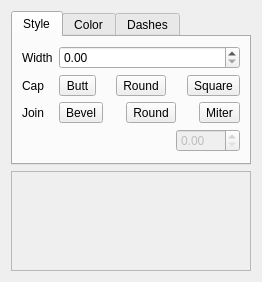
<?xml version="1.0" encoding="UTF-8"?>
<ui version="4.0">
 <class>StrokeStyleWidget</class>
 <widget class="QWidget" name="StrokeStyleWidget">
  <property name="geometry">
   <rect>
    <x>0</x>
    <y>0</y>
    <width>262</width>
    <height>282</height>
   </rect>
  </property>
  <property name="sizePolicy">
   <sizepolicy hsizetype="Expanding" vsizetype="Expanding">
    <horstretch>0</horstretch>
    <verstretch>0</verstretch>
   </sizepolicy>
  </property>
  <layout class="QVBoxLayout" name="verticalLayout">
   <item>
    <widget class="QTabWidget" name="tab_widget">
     <property name="sizePolicy">
      <sizepolicy hsizetype="Expanding" vsizetype="Preferred">
       <horstretch>0</horstretch>
       <verstretch>0</verstretch>
      </sizepolicy>
     </property>
     <property name="currentIndex">
      <number>0</number>
     </property>
     <widget class="QWidget" name="tab">
      <attribute name="title">
       <string>Style</string>
      </attribute>
      <layout class="QFormLayout" name="formLayout">
       <item row="0" column="0">
        <widget class="QLabel" name="label">
         <property name="text">
          <string>Width</string>
         </property>
        </widget>
       </item>
       <item row="0" column="1">
        <widget class="QDoubleSpinBox" name="spin_stroke_width">
         <property name="sizePolicy">
          <sizepolicy hsizetype="Expanding" vsizetype="Fixed">
           <horstretch>0</horstretch>
           <verstretch>0</verstretch>
          </sizepolicy>
         </property>
         <property name="toolTip">
          <string>Stroke Width</string>
         </property>
         <property name="maximum">
          <double>999.990000000000009</double>
         </property>
        </widget>
       </item>
       <item row="1" column="0">
        <widget class="QLabel" name="label_2">
         <property name="text">
          <string>Cap</string>
         </property>
        </widget>
       </item>
       <item row="1" column="1">
        <layout class="QHBoxLayout" name="layout_cap">
         <item>
          <widget class="QToolButton" name="button_cap_butt">
           <property name="toolTip">
            <string>Butt</string>
           </property>
           <property name="text">
            <string>Butt</string>
           </property>
           <property name="icon">
            <iconset theme="stroke-cap-butt">
             <normaloff>.</normaloff>.</iconset>
           </property>
           <property name="checkable">
            <bool>true</bool>
           </property>
          </widget>
         </item>
         <item>
          <spacer name="horizontalSpacer">
           <property name="orientation">
            <enum>Qt::Horizontal</enum>
           </property>
           <property name="sizeHint" stdset="0">
            <size>
             <width>40</width>
             <height>20</height>
            </size>
           </property>
          </spacer>
         </item>
         <item>
          <widget class="QToolButton" name="button_cap_round">
           <property name="toolTip">
            <string>Round</string>
           </property>
           <property name="text">
            <string>Round</string>
           </property>
           <property name="icon">
            <iconset theme="stroke-cap-round">
             <normaloff>.</normaloff>.</iconset>
           </property>
           <property name="checkable">
            <bool>true</bool>
           </property>
          </widget>
         </item>
         <item>
          <spacer name="horizontalSpacer_2">
           <property name="orientation">
            <enum>Qt::Horizontal</enum>
           </property>
           <property name="sizeHint" stdset="0">
            <size>
             <width>40</width>
             <height>20</height>
            </size>
           </property>
          </spacer>
         </item>
         <item>
          <widget class="QToolButton" name="button_cap_square">
           <property name="toolTip">
            <string>Square</string>
           </property>
           <property name="text">
            <string>Square</string>
           </property>
           <property name="icon">
            <iconset theme="stroke-cap-square">
             <normaloff>.</normaloff>.</iconset>
           </property>
           <property name="checkable">
            <bool>true</bool>
           </property>
          </widget>
         </item>
        </layout>
       </item>
       <item row="2" column="0">
        <widget class="QLabel" name="label_3">
         <property name="text">
          <string>Join</string>
         </property>
        </widget>
       </item>
       <item row="2" column="1">
        <layout class="QHBoxLayout" name="layout_join">
         <item>
          <widget class="QToolButton" name="button_join_bevel">
           <property name="toolTip">
            <string>Bevel</string>
           </property>
           <property name="text">
            <string>Bevel</string>
           </property>
           <property name="icon">
            <iconset theme="stroke-join-bevel">
             <normaloff>.</normaloff>.</iconset>
           </property>
           <property name="checkable">
            <bool>true</bool>
           </property>
          </widget>
         </item>
         <item>
          <spacer name="horizontalSpacer_3">
           <property name="orientation">
            <enum>Qt::Horizontal</enum>
           </property>
           <property name="sizeHint" stdset="0">
            <size>
             <width>40</width>
             <height>20</height>
            </size>
           </property>
          </spacer>
         </item>
         <item>
          <widget class="QToolButton" name="button_join_round">
           <property name="toolTip">
            <string>Round</string>
           </property>
           <property name="text">
            <string>Round</string>
           </property>
           <property name="icon">
            <iconset theme="stroke-join-round">
             <normaloff>.</normaloff>.</iconset>
           </property>
           <property name="checkable">
            <bool>true</bool>
           </property>
          </widget>
         </item>
         <item>
          <spacer name="horizontalSpacer_4">
           <property name="orientation">
            <enum>Qt::Horizontal</enum>
           </property>
           <property name="sizeHint" stdset="0">
            <size>
             <width>40</width>
             <height>20</height>
            </size>
           </property>
          </spacer>
         </item>
         <item>
          <widget class="QToolButton" name="button_join_miter">
           <property name="toolTip">
            <string>Miter</string>
           </property>
           <property name="text">
            <string>Miter</string>
           </property>
           <property name="icon">
            <iconset theme="stroke-join-miter">
             <normaloff>.</normaloff>.</iconset>
           </property>
           <property name="checkable">
            <bool>true</bool>
           </property>
          </widget>
         </item>
        </layout>
       </item>
       <item row="3" column="1">
        <layout class="QHBoxLayout" name="horizontalLayout_2">
         <item>
          <spacer name="horizontalSpacer_5">
           <property name="orientation">
            <enum>Qt::Horizontal</enum>
           </property>
           <property name="sizeHint" stdset="0">
            <size>
             <width>40</width>
             <height>20</height>
            </size>
           </property>
          </spacer>
         </item>
         <item>
          <widget class="QDoubleSpinBox" name="spin_miter">
           <property name="enabled">
            <bool>false</bool>
           </property>
           <property name="toolTip">
            <string>Miter Limit</string>
           </property>
           <property name="decimals">
            <number>2</number>
           </property>
           <property name="maximum">
            <double>999.990000000000009</double>
           </property>
          </widget>
         </item>
        </layout>
       </item>
      </layout>
     </widget>
     <widget class="QWidget" name="tab_3">
      <attribute name="title">
       <string>Color</string>
      </attribute>
      <layout class="QVBoxLayout" name="verticalLayout_2">
       <property name="leftMargin">
        <number>0</number>
       </property>
       <property name="topMargin">
        <number>0</number>
       </property>
       <property name="rightMargin">
        <number>0</number>
       </property>
       <property name="bottomMargin">
        <number>0</number>
       </property>
       <item>
        <widget class="ColorSelector" name="color_selector" native="true"/>
       </item>
      </layout>
     </widget>
     <widget class="QWidget" name="tab_2">
      <property name="enabled">
       <bool>false</bool>
      </property>
      <attribute name="title">
       <string>Dashes</string>
      </attribute>
     </widget>
    </widget>
   </item>
   <item>
    <widget class="QFrame" name="frame">
     <property name="sizePolicy">
      <sizepolicy hsizetype="Expanding" vsizetype="Expanding">
       <horstretch>0</horstretch>
       <verstretch>0</verstretch>
      </sizepolicy>
     </property>
     <property name="minimumSize">
      <size>
       <width>0</width>
       <height>64</height>
      </size>
     </property>
     <property name="maximumSize">
      <size>
       <width>16777215</width>
       <height>128</height>
      </size>
     </property>
     <property name="frameShape">
      <enum>QFrame::StyledPanel</enum>
     </property>
     <property name="frameShadow">
      <enum>QFrame::Raised</enum>
     </property>
    </widget>
   </item>
  </layout>
 </widget>
 <customwidgets>
  <customwidget>
   <class>ColorSelector</class>
   <extends>QWidget</extends>
   <header>widgets/color_selector.hpp</header>
   <container>1</container>
   <slots>
    <signal>secondary_color_changed(QColor)</signal>
    <signal>current_color_changed(QColor)</signal>
    <slot>set_secondary_color(QColor)</slot>
   </slots>
  </customwidget>
 </customwidgets>
 <resources/>
 <connections>
  <connection>
   <sender>button_join_miter</sender>
   <signal>toggled(bool)</signal>
   <receiver>spin_miter</receiver>
   <slot>setEnabled(bool)</slot>
   <hints>
    <hint type="sourcelabel">
     <x>244</x>
     <y>153</y>
    </hint>
    <hint type="destinationlabel">
     <x>244</x>
     <y>193</y>
    </hint>
   </hints>
  </connection>
  <connection>
   <sender>button_cap_butt</sender>
   <signal>clicked()</signal>
   <receiver>StrokeStyleWidget</receiver>
   <slot>check_cap()</slot>
   <hints>
    <hint type="sourcelabel">
     <x>69</x>
     <y>101</y>
    </hint>
    <hint type="destinationlabel">
     <x>91</x>
     <y>0</y>
    </hint>
   </hints>
  </connection>
  <connection>
   <sender>button_cap_round</sender>
   <signal>clicked()</signal>
   <receiver>StrokeStyleWidget</receiver>
   <slot>check_cap()</slot>
   <hints>
    <hint type="sourcelabel">
     <x>167</x>
     <y>113</y>
    </hint>
    <hint type="destinationlabel">
     <x>116</x>
     <y>0</y>
    </hint>
   </hints>
  </connection>
  <connection>
   <sender>button_cap_square</sender>
   <signal>clicked()</signal>
   <receiver>StrokeStyleWidget</receiver>
   <slot>check_cap()</slot>
   <hints>
    <hint type="sourcelabel">
     <x>244</x>
     <y>113</y>
    </hint>
    <hint type="destinationlabel">
     <x>255</x>
     <y>91</y>
    </hint>
   </hints>
  </connection>
  <connection>
   <sender>button_join_miter</sender>
   <signal>clicked()</signal>
   <receiver>StrokeStyleWidget</receiver>
   <slot>check_join()</slot>
   <hints>
    <hint type="sourcelabel">
     <x>244</x>
     <y>153</y>
    </hint>
    <hint type="destinationlabel">
     <x>243</x>
     <y>141</y>
    </hint>
   </hints>
  </connection>
  <connection>
   <sender>button_join_bevel</sender>
   <signal>clicked()</signal>
   <receiver>StrokeStyleWidget</receiver>
   <slot>check_join()</slot>
   <hints>
    <hint type="sourcelabel">
     <x>84</x>
     <y>138</y>
    </hint>
    <hint type="destinationlabel">
     <x>0</x>
     <y>128</y>
    </hint>
   </hints>
  </connection>
  <connection>
   <sender>button_join_round</sender>
   <signal>clicked()</signal>
   <receiver>StrokeStyleWidget</receiver>
   <slot>check_join()</slot>
   <hints>
    <hint type="sourcelabel">
     <x>167</x>
     <y>153</y>
    </hint>
    <hint type="destinationlabel">
     <x>261</x>
     <y>180</y>
    </hint>
   </hints>
  </connection>
  <connection>
   <sender>spin_stroke_width</sender>
   <signal>valueChanged(double)</signal>
   <receiver>StrokeStyleWidget</receiver>
   <slot>update()</slot>
   <hints>
    <hint type="sourcelabel">
     <x>176</x>
     <y>59</y>
    </hint>
    <hint type="destinationlabel">
     <x>239</x>
     <y>65</y>
    </hint>
   </hints>
  </connection>
  <connection>
   <sender>spin_miter</sender>
   <signal>valueChanged(double)</signal>
   <receiver>StrokeStyleWidget</receiver>
   <slot>update()</slot>
   <hints>
    <hint type="sourcelabel">
     <x>176</x>
     <y>171</y>
    </hint>
    <hint type="destinationlabel">
     <x>257</x>
     <y>168</y>
    </hint>
   </hints>
  </connection>
  <connection>
   <sender>color_selector</sender>
   <signal>current_color_changed(QColor)</signal>
   <receiver>StrokeStyleWidget</receiver>
   <slot>check_color(QColor)</slot>
   <hints>
    <hint type="sourcelabel">
     <x>203</x>
     <y>158</y>
    </hint>
    <hint type="destinationlabel">
     <x>464</x>
     <y>203</y>
    </hint>
   </hints>
  </connection>
 </connections>
 <slots>
  <slot>check_join()</slot>
  <slot>check_cap()</slot>
  <slot>check_color(QColor)</slot>
 </slots>
</ui>
